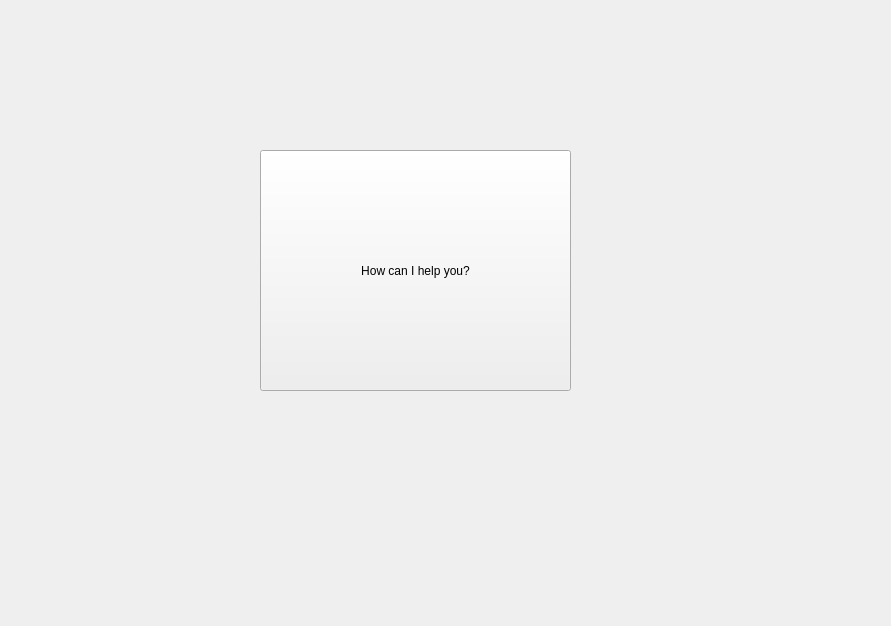
<?xml version="1.0" encoding="UTF-8"?>
<ui version="4.0">
 <class>help</class>
 <widget class="QWidget" name="help">
  <property name="geometry">
   <rect>
    <x>0</x>
    <y>0</y>
    <width>891</width>
    <height>626</height>
   </rect>
  </property>
  <property name="windowTitle">
   <string>Form</string>
  </property>
  <widget class="QPushButton" name="previousPage_Button">
   <property name="geometry">
    <rect>
     <x>260</x>
     <y>150</y>
     <width>311</width>
     <height>241</height>
    </rect>
   </property>
   <property name="text">
    <string>How can I help you?</string>
   </property>
  </widget>
 </widget>
 <resources/>
 <connections/>
</ui>
